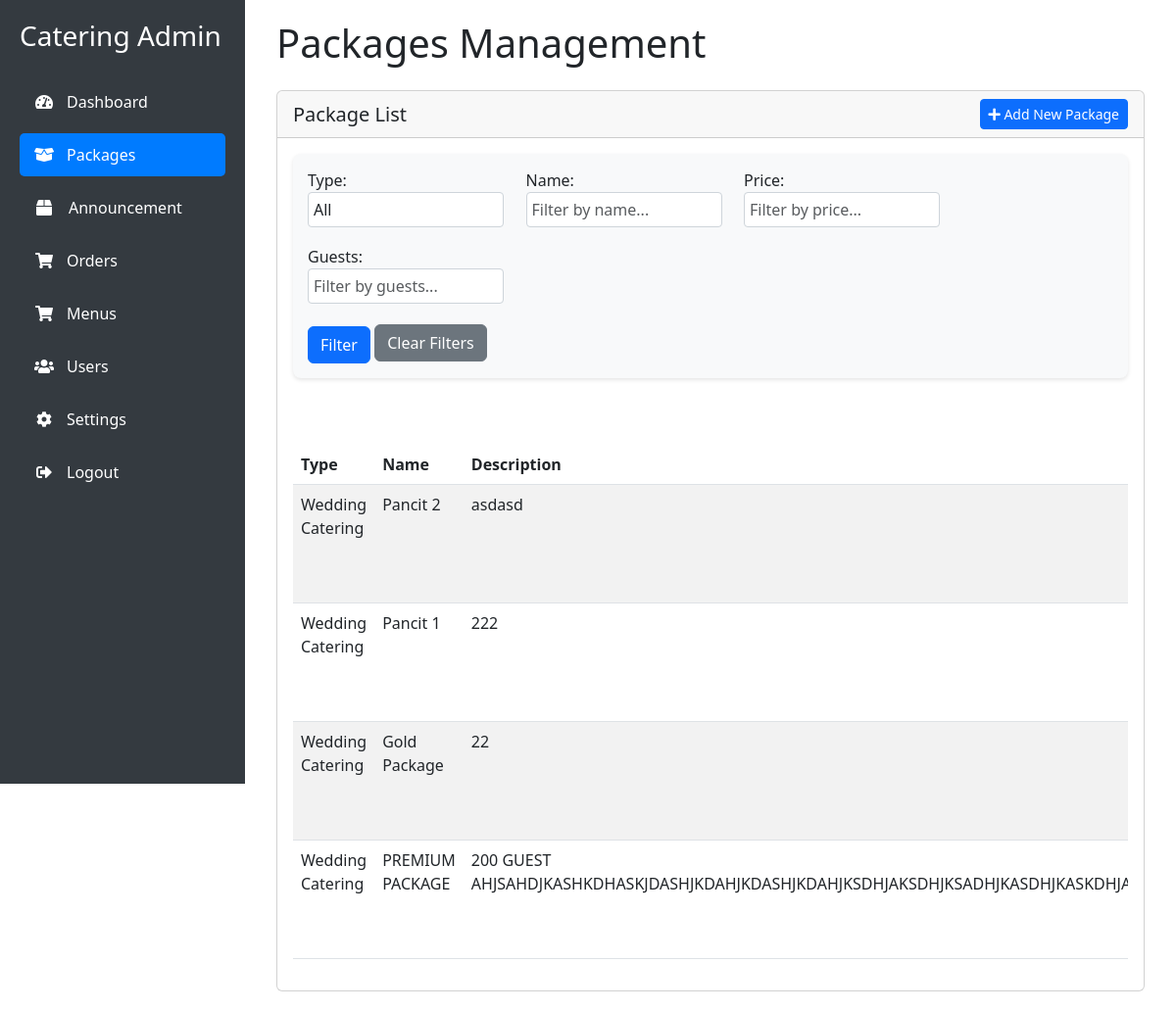
The app's page /admin/packages.php (signed in) with its own data.
### tables this page shows
CREATE TABLE `catering_packages` (
  `package_id` int(11) NOT NULL,
  `name` varchar(255) NOT NULL,
  `description` text DEFAULT NULL,
  `price` decimal(10,2) NOT NULL,
  `min_guests` int(11) NOT NULL,
  `max_guests` int(11) NOT NULL,
  `includes` text DEFAULT NULL,
  `image_url` varchar(255) DEFAULT NULL,
  `category` varchar(50) NOT NULL,
  `is_available` tinyint(1) DEFAULT 1,
  `created_at` timestamp NOT NULL DEFAULT current_timestamp(),
  `updated_at` timestamp NOT NULL DEFAULT current_timestamp() ON UPDATE current_timestamp(),
  `number_of_guests` int(11) DEFAULT NULL
);

### admin/packages.php (the view, shortened to what this page needs)
<?php
require '../db.php';
$filterName = isset($_GET['name']) ? trim($_GET['name']) : '';
$filterPrice = isset($_GET['price']) ? floatval($_GET['price']) : '';
$filterGuests = isset($_GET['guests']) ? intval($_GET['guests']) : '';
$sql = "SELECT * FROM catering_packages WHERE 1=1";
$params = [];
try {
    $stmt = $db->prepare($sql);
    $stmt->execute($params);
    $packages = $stmt->fetchAll(PDO::FETCH_ASSOC);
} catch (PDOException $e) {
    die("Error fetching packages: " . $e->getMessage());
}
?>
<!DOCTYPE html>
<html lang="en">
<head>
    <link href="https://cdn.jsdelivr.net/npm/bootstrap@5.3.0-alpha1/dist/css/bootstrap.min.css" rel="stylesheet">
    <link href="../css/admin.css" rel="stylesheet">
    <link rel="stylesheet" href="https://cdnjs.cloudflare.com/ajax/libs/font-awesome/5.15.4/css/all.min.css">
</head>
<body class="admin-dashboard">
    <?php include '../layout/sidebar.php'; ?>
    <div class="main-content">
        <div class="container-fluid">
            <h1 class="mb-4">Packages Management</h1>
            <div class="card">
                <div class="card-header d-flex justify-content-between align-items-center">
                    <h5 class="mb-0">Package List</h5>
                    <a href="add_package.php" class="btn btn-primary btn-sm">
                        <i class="fas fa-plus"></i> Add New Package
                    </a>
                </div>
                <div class="card-body">
                    <div class="filter-container">
                        <form method="GET" class="row g-2">
                            <div class="col-md-3 col-12 form-group">
                                <label for="type">Type:</label>
                                <select id="type" name="type" class="form-control">
                                    <option value="">All</option>
                                </select>
                            </div>
                            <div class="col-md-3 col-12 form-group">
                                <label for="name">Name:</label>
                                <input type="text" id="name" name="name" class="form-control" value="<?php echo htmlspecialchars($filterName); ?>" placeholder="Filter by name...">
                            </div>
                            <div class="col-md-3 col-12 form-group">
                                <label for="price">Price:</label>
                                <input type="number" id="price" name="price" class="form-control" value="<?php echo htmlspecialchars($filterPrice); ?>" placeholder="Filter by price..." step="0.01">
                            </div>
                            <div class="col-md-3 col-12 form-group">
                                <label for="guests">Guests:</label>
                                <input type="number" id="guests" name="guests" class="form-control" value="<?php echo htmlspecialchars($filterGuests); ?>" placeholder="Filter by guests..." min="1">
                            </div>
                            <div class="col-12">
                                <button type="submit" class="btn btn-primary">Filter</button>
                                <a href="packages.php" class="btn btn-secondary">Clear Filters</a>
                            </div>
                        </form>
                    </div>
                    <div class="table-responsive">
                        <table class="table table-striped">
                            <thead>
                                <tr>
                                    <th>Type</th>
                                    <th>Name</th>
                                    <th>Description</th>
                                </tr>
                            </thead>
                            <tbody>
                                <?php
                                if (empty($packages)) {
                                    echo "<tr><td colspan='6' class='text-center text-muted'>No packages found matching the filters.</td></tr>";
                                } else {
                                    foreach ($packages as $row): ?>
                                        <tr>
                                            <td><?php echo htmlspecialchars($row['category']); ?></td>
                                            <td><?php echo htmlspecialchars($row['name']); ?></td>
                                            <td><?php echo htmlspecialchars($row['description']); ?></td>
                                        </tr>
                                    <?php endforeach;
                                }
                                ?>
                            </tbody>
                        </table>
                    </div>
                </div>
            </div>
        </div>
    </div>
</body>
</html>

### css/admin.css (style rules this page uses)
.main-content { margin-left: 250px; transition: margin 0.3s ease; padding: 20px; }

### admin/packages.php (style rules this page uses)
.filter-container { margin-bottom: 20px; padding: 15px; background: #f8f9fa; border-radius: 8px; box-shadow: 0 2px 4px rgba(0, 0, 0, 0.1); }
.filter-container .form-group { margin-right: 15px; margin-bottom: 10px; }
.filter-container label { font-weight: 500; margin-right: 10px; }
.filter-container input, .filter-container select { width: 200px; padding: 5px; border-radius: 4px; border: 1px solid #ced4da; }
.filter-container button { margin-top: 5px; }

### records on screen
catering_packages: category "Wedding Catering", name "Pancit 2", description "asdasd"
catering_packages: category "Wedding Catering", name "Pancit 1", description "222"
catering_packages: category "Wedding Catering", name "Gold Package", description "22"
catering_packages: category "Wedding Catering", name "PREMIUM PACKAGE", description "200 GUEST…"
